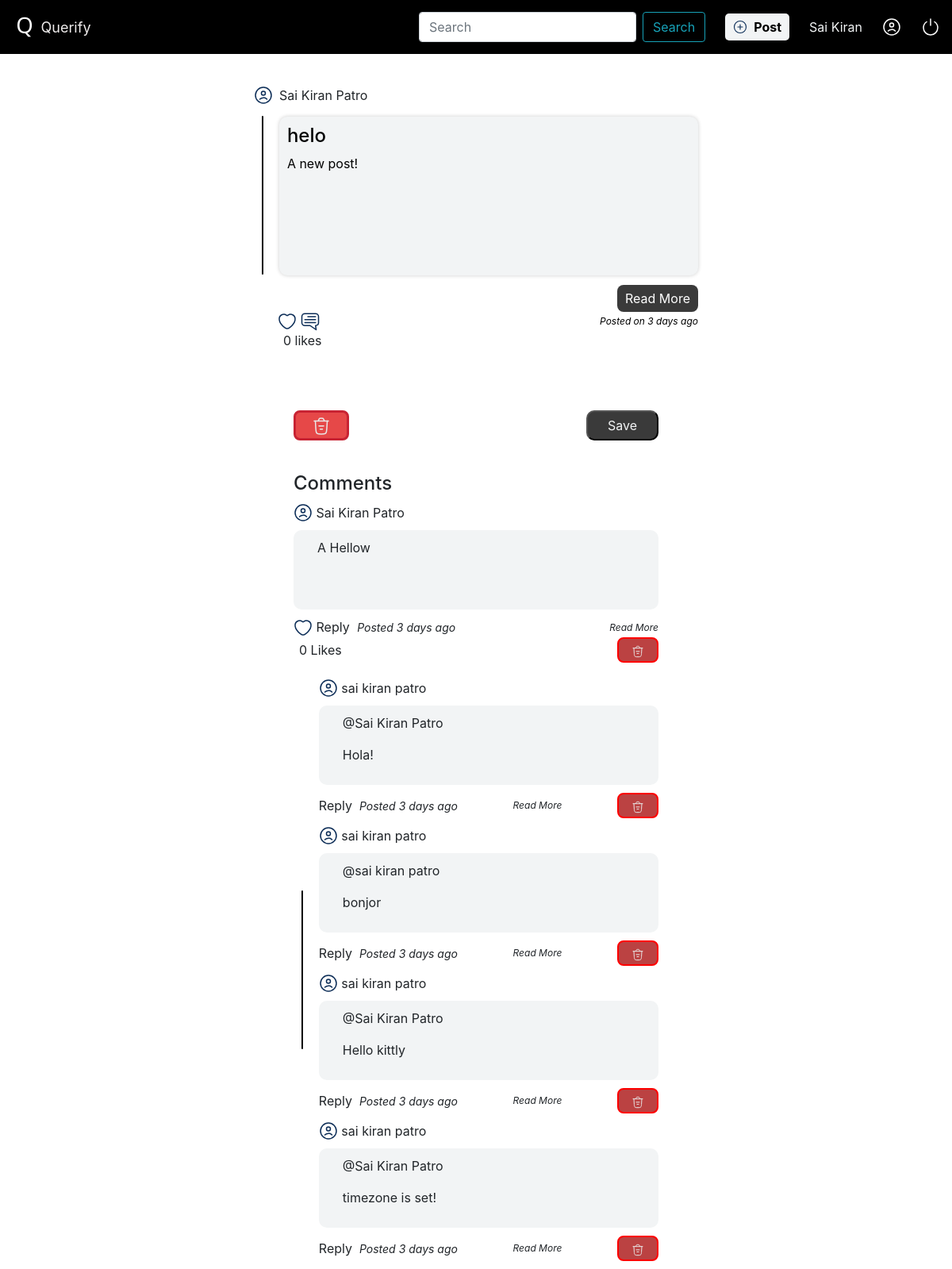
Page /comment/16 (signed in) on the committed database.
### Website/models.py (models this page shows)
class User(db.Model, UserMixin):
    id=db.Column(db.Integer, primary_key=True)
    firstName=db.Column(db.String(150))
    lastName=db.Column(db.String(150))
    emailAddress=db.Column(db.String(254),unique=True)
    password=db.Column(db.String(150))
    posts=db.relationship('Post')

class Post(db.Model):
    id=db.Column(db.Integer, primary_key=True)
    userId=db.Column(db.Integer, db.ForeignKey('user.id'))
    title=db.Column(db.String(1000))
    content=db.Column(db.Text)
    date=db.Column(db.DateTime(timezone='Australia/Perth'), default=func.date(func.now()))

class Comments(db.Model):
    id=db.Column(db.Integer, primary_key=True)
    userId = db.Column(db.Integer)
    postId=db.Column(db.Integer, db.ForeignKey('post.id'))
    content=db.Column(db.Text)
    date=db.Column(db.DateTime(timezone='Australia/Perth'), default=func.date(func.now()))

class Reply(db.Model):
    id=db.Column(db.Integer, primary_key=True)
    commentId=db.Column(db.Integer, db.ForeignKey('comments.id'))
    content=db.Column(db.Text)
    date=db.Column(db.DateTime(timezone='Australia/Perth'), default=func.date(func.now()))
    repliedBy=db.Column(db.Text)
    repliedTo=db.Column(db.Text)
    postId=db.Column(db.Integer)
    userId=db.Column(db.Integer)

### Website/views.py (the view, shortened to what this page needs)
@views.route('/comment/<string:post_id>', methods=['POST','GET'])
@login_required
def comment(post_id):
    post_id_new=''
    for i in post_id:
        if i.isdigit():
            post_id_new+=i
        else:
            break
    post_id=post_id_new
    try:
        userPostInfo,postDetails=get_user_info(post_id)
        userPostInfo[0]['postLikes']=likes_count_by_id(post_id)
        commentsInfo,commentLikedList,commentsLikedCount=get_comments_by_post_id(post_id)
        repliesInfo=get_replies_to_comments_by_post_id(post_id)
        userCommentedByList=getCommentedByList(post_id)
    except:
        print("error")
        return "Post not found.", 404
    return render_template('Comment.html',userPostInfo=userPostInfo[0],postDetails=postDetails.first(),commentsList=commentsInfo[::-1],commentedByList=userCommentedByList[::-1],lengthComments=len(userCommentedByList),commentLikedList=commentLikedList[::-1],commentsLikedCount=commentsLikedCount,repliesInfo=repliesInfo,lengthReplies=len(repliesInfo))

### Website/templates/Comment.html (shortened to what this page needs)
<!DOCTYPE html>
<html lang="en">
<head>
    <link rel="stylesheet" href="{{ url_for('static', filename='Css/styles.css')}}" />
    <link rel="stylesheet" href="https://cdn.jsdelivr.net/npm/bootstrap@4.0.0/dist/css/bootstrap.min.css">
    <link href="https://cdn.jsdelivr.net/npm/quill@2.0.1/dist/quill.bubble.css" rel="stylesheet" />
</head>
<body>
    <header>
      <nav class="navContainer" >
        <div class="leftHeader">
          <img src="{{ url_for('static', filename='Images/LogoNew.png') }}" alt="Querify Logo"/>&nbsp;
          <span style="font-size: 18px;;">Querify</span>
        </div>
        <div class="rightHeader">
            <form action="/search" method="POST" class="form-inline my-2 my-lg-0">
                <input class="form-control mr-sm-2" type="search" placeholder="Search" name="search" aria-label="Search">
                <button class="btn btn-outline-info my-2 my-sm-0" type="submit">Search</button>
              </form>
          <button class="postButton" onclick="window.location.href='/post'"><img src="{{ url_for('static', filename='Images/Post.svg')}}" alt="post button"/>Post</button>
          {% if current_user.is_authenticated %}
          <a id="userName" href="/profile"> {{ current_user.firstName }}</a>
          {% endif %}
          <img src="{{ url_for('static', filename='Images/UserIcon.svg')}}" alt="User Icon"/>
          <img  class="logoutButton" alt="Logout" src="{{ url_for('static', filename='Images/Poweroff.svg')}}" onclick="window.location.href='/logout'"/>
        </div>
      </nav>
    </header>
    <div class="containerHome">
     <div class="postContainer">
        <div class="postHeader"><img src="{{ url_for('static', filename='Images/User.svg')}}" alt="user profile icon"/> <span>{{ userPostInfo['userFullName'] }}</span></div>
        <div class="postContentContainer">
          <div class="postContent">
            <h2>{{ postDetails.title }}</h2>
            {{ postDetails.content | safe }}
          </div>
        </div>
        <div class="readMore">
           <button class="read-more">Read More</button>
        </div>
        <div class="dateActionContainer">
          <div class="postActions">
            {% if userPostInfo['postLiked'] %}
            <img class="disLikesImg" alt="DislikePost" style="margin-left: 30px;" data-post-id="{{ userPostInfo['postId'] }}" src="{{ url_for('static', filename='Images/heartRed.svg')}}"/>
            <img class="likesImg hide" alt="LikePost" style="margin-left: 30px;" data-post-id="{{ userPostInfo['postId'] }}" src="{{ url_for('static', filename='Images/heartWhite.svg')}}"/>
            {% else %}
            <img class="likesImg" alt="LikePost"  style="margin-left: 30px;" data-post-id="{{ userPostInfo['postId'] }}" src="{{ url_for('static', filename='Images/heartWhite.svg')}}"/>
            {% endif %}
            <img class="commentImg" alt="CommentPost" data-post-id="{{ userPostInfo['postId'] }}" src="{{ url_for('static', filename='Images/Comment.svg')}}"/>
          </div>
          <span class="postedDate">Posted on {{ userPostInfo['postedDate'] | time_ago }}</span>
        </div>
        <p class="postLikeCount" style="margin-left: 37px;">{{ userPostInfo['postLikes'] }} likes</p>
      </div>
      <div id="addCommentContainer">
             <div class="commentActionButtons">
                <button id="discardCommentButton" onclick="window.location.href='/'" type="button"  class=""><img alt="discard" src="{{ url_for('static', filename='images/DiscardRed.svg')}}"></button>
                <button id="saveCommentButton" onclick="save()" type="button" class="">Save</button>
             </div>
      </div>
      <div class="commentContainer">
        <h2>Comments</h2>
         {% if lengthComments %}
            {% for comment in commentsList %}
            <div class="comment"  data-post-id="{{ userPostInfo['postId'] }}" data-comment-id="{{ comment.id }}">
                <div class="userCommented"><img alt="user profile icon" src="{{ url_for('static', filename='Images/User.svg')}}"/>&nbsp;<span>{{ commentedByList[loop.index-1] }}</span></div>
                <div class="commentContent">
                    {{ comment.content | safe}}
                </div>
                <div class="replyComment">
                    {% if current_user.is_authenticated %}
                    <span>
                      {% if commentLikedList[loop.index-1 ]%}
                       <img class="commentsLikesImg hide" alt="DislikePost"  data-user-id="{{ current_user.id }}" data-comment-id="{{ comment.id }}" src="{{ url_for('static', filename='Images/heartWhite.svg')}}"/>
                       <img class="commentsDisLikesImg" alt="LikePost" data-user-id="{{ current_user.id }}" data-comment-id="{{ comment.id }}" src="{{ url_for('static', filename='Images/heartRed.svg')}}"/>
                      {% else %}
                       <img class="commentsLikesImg" alt="LikePost" data-user-id="{{ current_user.id }}" data-comment-id="{{ comment.id }}" src="{{ url_for('static', filename='Images/heartWhite.svg')}}"/>
                      {% endif %}
                    <a class="replyToComment"  data-post-id="{{ userPostInfo['postId'] }}"  data-comment-id="{{ comment.id }}" data-reply-to="{{ commentedByList[loop.index-1] }}" >Reply</a>
                    <span class="commentDate"> Posted {{comment.date | time_ago}}</span></span><span class="read-more-comment">Read More</span>
                    {% endif %}
                </div>
                <div class="replyCommentLike">
                    <span>{{ commentsLikedCount[comment.id] }} Likes</span>
                    {% if comment.userId == current_user.id %}
                    <form method="post" action="/delete/comment">
                        <button class="postDeleteButton" type="submit"><img src="{{ url_for('static', filename='Images/DiscardRed.svg') }}" alt="DeleteComment"></button>
                    </form>
                    {% endif %}
                </div>
            </div>
            {% if lengthReplies   %}
                {% for commentId,replylist in repliesInfo.items() %}
                     {% if commentId==comment.id %}
                      {% if replylist %}
                         <div class="repliesContainer">
                          <div class="replies">
                          {% for reply in replylist %}
                            <div class="comment"  data-post-id="{{ userPostInfo['postId'] }}" data-comment-id="{{ comment.id }}">
                                <div class="userCommented"><img src="{{ url_for('static', filename='Images/User.svg')}}" alt="user profile icon"/>&nbsp;<span>{{ reply.repliedBy }}</span></div>
                                    <div class="commentContent">
                                        <p>{{ reply.repliedTo }}</p>
                                        {{ reply.content | safe}}
                                    </div>
                                <div class="replyComment">
                                    {% if current_user.is_authenticated %}
                                    <span> <a class="replyToComment"  data-post-id="{{ userPostInfo['postId'] }}"  data-comment-id="{{ comment.id }}" data-reply-to="{{ reply.repliedBy }}" >Reply</a><span class="commentDate"> Posted {{reply.date | time_ago}}</span></span><span class="read-more-comment">Read More</span>
                                         {% if current_user.id == reply.userId %}
                                         <form method="post" action="/delete/reply">
                                            <button class="postDeleteButton" type="submit"><img src="{{ url_for('static', filename='Images/DiscardRed.svg') }}" alt="Delete Reply"></button>
                                        </form>
                                          {% endif %}
                                    {% endif %}
                                </div>
                            </div>
                           {% endfor %}
                        </div>
                        </div>
                      {% endif %}
                    {% endif %}
                {%endfor%}
             {% endif %}
            {% endfor %}
         {% else %}
            <span style="display: inline-block;margin-bottom: 50vh;">No comments</span>
         {% endif %}
      </div>
    </div>
</body>
</html>

### rows in the picture
User: firstName "Sai Kiran"
Post: title "helo", content "A new post!", postedDate "3 days ago"
Comments: commentedByList "Sai Kiran Patro", content "A Hellow", date "3 days ago", commentsLikedCount "0"
Reply: repliedBy "sai kiran patro", repliedTo "@Sai Kiran Patro", content "Hola!", date "3 days ago"
Reply: repliedBy "sai kiran patro", repliedTo "@sai kiran patro", content "bonjor", date "3 days ago"
Reply: repliedBy "sai kiran patro", repliedTo "@Sai Kiran Patro", content "Hello kittly", date "3 days ago"
Reply: repliedBy "sai kiran patro", repliedTo "@Sai Kiran Patro", content "timezone is set!", date "3 days ago"

### other values in the picture
{{ userPostInfo['userFullName'] }} "Sai Kiran Patro"
{{ userPostInfo['postLikes'] }} "0"
